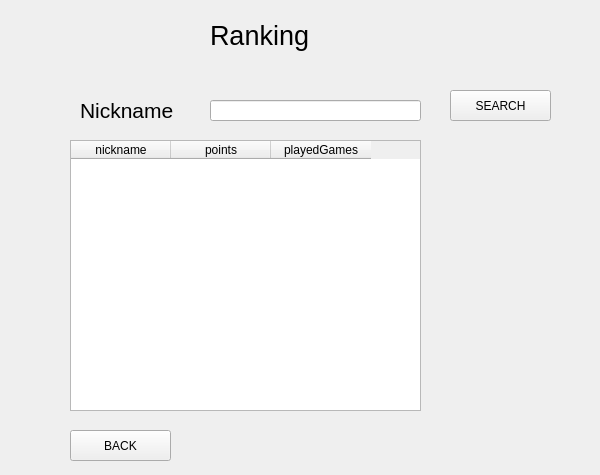
<?xml version="1.0" encoding="UTF-8"?>
<ui version="4.0">
 <class>Form</class>
 <widget class="QWidget" name="Form">
  <property name="geometry">
   <rect>
    <x>0</x>
    <y>0</y>
    <width>600</width>
    <height>475</height>
   </rect>
  </property>
  <property name="focusPolicy">
   <enum>Qt::StrongFocus</enum>
  </property>
  <property name="windowTitle">
   <string>Bomberman</string>
  </property>
  <property name="autoFillBackground">
   <bool>false</bool>
  </property>
  <widget class="QPushButton" name="button_search">
   <property name="geometry">
    <rect>
     <x>450</x>
     <y>90</y>
     <width>101</width>
     <height>31</height>
    </rect>
   </property>
   <property name="mouseTracking">
    <bool>true</bool>
   </property>
   <property name="focusPolicy">
    <enum>Qt::ClickFocus</enum>
   </property>
   <property name="contextMenuPolicy">
    <enum>Qt::ActionsContextMenu</enum>
   </property>
   <property name="autoFillBackground">
    <bool>false</bool>
   </property>
   <property name="text">
    <string>SEARCH</string>
   </property>
   <property name="checkable">
    <bool>false</bool>
   </property>
   <property name="checked">
    <bool>false</bool>
   </property>
   <property name="flat">
    <bool>false</bool>
   </property>
  </widget>
  <widget class="QLabel" name="label_sign_in">
   <property name="geometry">
    <rect>
     <x>210</x>
     <y>20</y>
     <width>151</width>
     <height>31</height>
    </rect>
   </property>
   <property name="font">
    <font>
     <pointsize>20</pointsize>
    </font>
   </property>
   <property name="text">
    <string>Ranking</string>
   </property>
  </widget>
  <widget class="QPushButton" name="button_back">
   <property name="geometry">
    <rect>
     <x>70</x>
     <y>430</y>
     <width>101</width>
     <height>31</height>
    </rect>
   </property>
   <property name="mouseTracking">
    <bool>true</bool>
   </property>
   <property name="focusPolicy">
    <enum>Qt::ClickFocus</enum>
   </property>
   <property name="contextMenuPolicy">
    <enum>Qt::ActionsContextMenu</enum>
   </property>
   <property name="autoFillBackground">
    <bool>false</bool>
   </property>
   <property name="text">
    <string>BACK</string>
   </property>
   <property name="checkable">
    <bool>false</bool>
   </property>
   <property name="checked">
    <bool>false</bool>
   </property>
   <property name="flat">
    <bool>false</bool>
   </property>
  </widget>
  <widget class="QTableWidget" name="tableWidget">
   <property name="geometry">
    <rect>
     <x>70</x>
     <y>140</y>
     <width>351</width>
     <height>271</height>
    </rect>
   </property>
   <property name="lineWidth">
    <number>-1</number>
   </property>
   <property name="rowCount">
    <number>0</number>
   </property>
   <property name="columnCount">
    <number>3</number>
   </property>
   <column>
    <property name="text">
     <string>nickname</string>
    </property>
   </column>
   <column>
    <property name="text">
     <string>points</string>
    </property>
   </column>
   <column>
    <property name="text">
     <string>playedGames</string>
    </property>
   </column>
  </widget>
  <widget class="QLabel" name="label_nickname">
   <property name="geometry">
    <rect>
     <x>80</x>
     <y>100</y>
     <width>101</width>
     <height>21</height>
    </rect>
   </property>
   <property name="font">
    <font>
     <pointsize>16</pointsize>
    </font>
   </property>
   <property name="text">
    <string>Nickname</string>
   </property>
  </widget>
  <widget class="QLineEdit" name="lineEdit_nickname">
   <property name="geometry">
    <rect>
     <x>210</x>
     <y>100</y>
     <width>211</width>
     <height>21</height>
    </rect>
   </property>
  </widget>
 </widget>
 <resources/>
 <connections/>
</ui>
